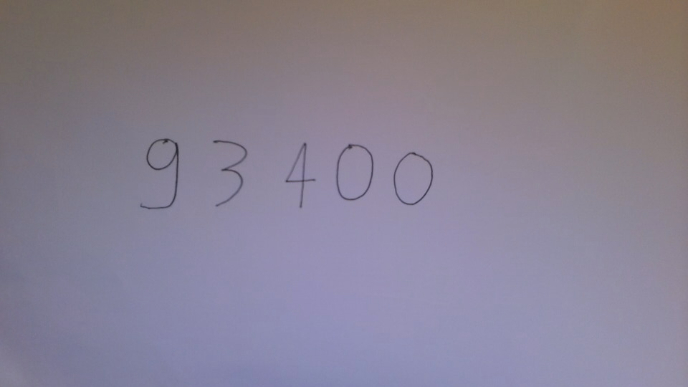
#> input picture code-postal.jpg, 688 x 387 px; its folder holds only this picture in this run
$ python -i preprocessing.py   (imports and definitions only)
#> lines starting #> are read from the running program, lines starting #| are printed output that depends on the picture; after the words box and inside, x2 and y2 are one past the last pixel; in counts of white or black regions, pixels touching at a corner belong together
from dataclasses import dataclass
from io import BytesIO

import cv2
import numpy as np
from PIL import Image, ImageOps, UnidentifiedImageError

MAX_FILE_SIZE_BYTES = 10 * 1024 * 1024
MAX_IMAGE_PIXELS = 25_000_000
MAX_PROCESSING_SIDE = 2_000
EXPECTED_DIGITS = 5


class ImageValidationError(ValueError):
    pass


class SegmentationError(ValueError):
    pass


@dataclass(frozen=True, slots=True)
class DigitSegment:
    image: np.ndarray
    bounding_box: tuple[int, int, int, int]


# [32 lines left out: function load_image, not called in this run]


def segment_postal_code(image_rgb: np.ndarray) -> tuple[DigitSegment, ...]:
    if image_rgb.ndim != 3 or image_rgb.shape[2] != 3:
        raise ImageValidationError("L'image doit être fournie au format RGB.")

    gray = cv2.cvtColor(image_rgb, cv2.COLOR_RGB2GRAY)
    blurred = cv2.GaussianBlur(gray, (5, 5), 0)

    # A phone photo rarely has a perfectly uniform white background. A global
    # Otsu threshold can therefore turn a shadow covering half the sheet into
    # one giant foreground region. Compare each pixel with its local
    # neighbourhood instead, so that only dark pen strokes remain foreground.
    shortest_side = min(gray.shape)
    block_size = min(101, max(31, shortest_side // 8))
    if block_size % 2 == 0:
        block_size += 1
    foreground = cv2.adaptiveThreshold(
        blurred,
        255,
        cv2.ADAPTIVE_THRESH_GAUSSIAN_C,
        cv2.THRESH_BINARY_INV,
        block_size,
        7,
    )
    foreground = _remove_small_components(foreground)

    points = cv2.findNonZero(foreground)
    if points is None:
        raise SegmentationError(
            "Aucune écriture n'a été détectée. Utilisez un fond uni et un stylo foncé."
        )

    x, y, width, height = cv2.boundingRect(points)
    if width < EXPECTED_DIGITS * 3 or height < 8:
        raise SegmentationError("La zone écrite détectée est trop petite.")

    horizontal_margin = max(2, width // 100)
    vertical_margin = max(2, height // 12)
    x0 = max(0, x - horizontal_margin)
    y0 = max(0, y - vertical_margin)
    x1 = min(foreground.shape[1], x + width + horizontal_margin)
    y1 = min(foreground.shape[0], y + height + vertical_margin)
    cropped = foreground[y0:y1, x0:x1]

    runs = _find_horizontal_runs(cropped)
    if len(runs) > EXPECTED_DIGITS:
        runs = _merge_fragmented_runs(runs, EXPECTED_DIGITS)
    if len(runs) < EXPECTED_DIGITS:
        runs = _split_wide_runs(cropped, runs, EXPECTED_DIGITS)

    if len(runs) != EXPECTED_DIGITS:
        raise SegmentationError(
            f"{len(runs)} zone(s) ont été détectées au lieu de 5. "
            "Espacez davantage les chiffres et reprenez la photo."
        )

    segments: list[DigitSegment] = []
    for start, end in sorted(runs):
        digit_mask = cropped[:, start:end]
        digit_points = cv2.findNonZero(digit_mask)
        if digit_points is None:
            raise SegmentationError("Une zone détectée ne contient aucun chiffre.")
        digit_x, digit_y, digit_width, digit_height = cv2.boundingRect(digit_points)
        if digit_height < max(5, int(height * 0.35)):
            raise SegmentationError(
                "Une zone ressemble à une tache plutôt qu'à un chiffre. Reprenez la photo."
            )
        isolated = digit_mask[
            digit_y : digit_y + digit_height, digit_x : digit_x + digit_width
        ]
        normalized = _normalize_mnist(isolated)
        segments.append(
            DigitSegment(
                image=normalized,
                bounding_box=(
                    x0 + start + digit_x,
                    y0 + digit_y,
                    digit_width,
                    digit_height,
                ),
            )
        )

    return tuple(segments)


# [17 lines left out: functions thicken_segments, stack_segment_images, not called in this run]


def _remove_small_components(binary: np.ndarray) -> np.ndarray:
    component_count, labels, stats, _ = cv2.connectedComponentsWithStats(
        binary, connectivity=8
    )
    image_area = binary.shape[0] * binary.shape[1]
    minimum_area = max(12, int(image_area * 0.00002))
    minimum_height = max(4, int(binary.shape[0] * 0.012))
    cleaned = np.zeros_like(binary)

    for label in range(1, component_count):
        _, _, width, height, area = stats[label]
        if area >= minimum_area and height >= minimum_height and width >= 1:
            cleaned[labels == label] = 255
    return cleaned


def _find_horizontal_runs(binary: np.ndarray) -> list[tuple[int, int]]:
    occupied = np.any(binary > 0, axis=0).astype(np.uint8)
    if not np.any(occupied):
        return []

    # Close tiny internal gaps caused by disconnected pen strokes while keeping
    # the visible spaces between separately written digits.
    close_width = max(2, binary.shape[1] // 250)
    kernel = np.ones(close_width, dtype=np.uint8)
    occupied = np.convolve(occupied, kernel, mode="same") > 0
    changes = np.diff(np.pad(occupied.astype(np.int8), (1, 1)))
    starts = np.flatnonzero(changes == 1)
    ends = np.flatnonzero(changes == -1)
    return [
        (int(start), int(end))
        for start, end in zip(starts, ends, strict=True)
        if end - start >= 2
    ]


# [38 lines left out: functions _merge_fragmented_runs, _split_wide_runs, not called in this run]


def _normalize_mnist(digit: np.ndarray) -> np.ndarray:
    height, width = digit.shape
    scale = min(20 / max(width, 1), 20 / max(height, 1))
    target_width = max(1, int(round(width * scale)))
    target_height = max(1, int(round(height * scale)))
    interpolation = cv2.INTER_AREA if scale < 1 else cv2.INTER_CUBIC
    resized = cv2.resize(
        digit, (target_width, target_height), interpolation=interpolation
    )
    canvas = np.zeros((28, 28), dtype=np.uint8)
    x = (28 - target_width) // 2
    y = (28 - target_height) // 2
    canvas[y : y + target_height, x : x + target_width] = resized

    moments = cv2.moments(canvas)
    if moments["m00"]:
        center_x = moments["m10"] / moments["m00"]
        center_y = moments["m01"] / moments["m00"]
        transform = np.asarray(
            [[1, 0, 13.5 - center_x], [0, 1, 13.5 - center_y]],
            dtype=np.float32,
        )
        canvas = cv2.warpAffine(canvas, transform, (28, 28), borderValue=0)
    return canvas

>>> import cv2
>>> picture = cv2.cvtColor(cv2.imread('../code-postal.jpg'), cv2.COLOR_BGR2RGB)
>>> result = segment_postal_code(picture)
#> in segment_postal_code, `gray = cv2.cvtColor(image_rgb, cv2.COLOR_RGB2GRAY)`:
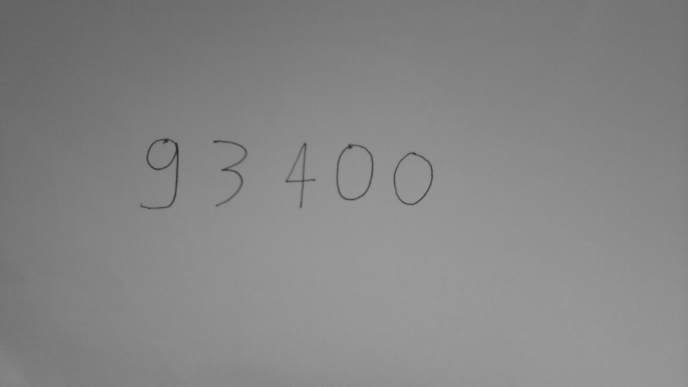
#> gray: shape (387, 688); min 40, max 156, mean 134
#> in segment_postal_code, `foreground = cv2.adaptiveThreshold( blurred, 255, cv2.ADAPTIVE_THRESH_..`:
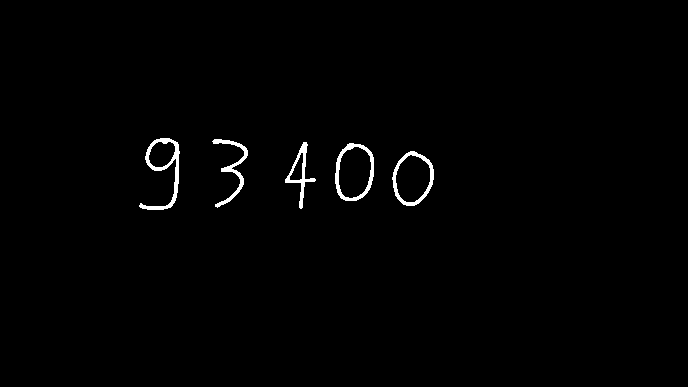
#> foreground: shape (387, 688); 1% white; 5 white regions, box (x1, y1, x2, y2) and area: (139, 138, 180, 210) 672, (335, 143, 374, 201) 555, (392, 151, 434, 206) 514, (212, 139, 248, 208) 483, (285, 142, 316, 209) 431
#> in _remove_small_components, `component_count, labels, stats, _ = cv2.connectedComponentsWithStats( ..`: labels: shape (387, 688) int32; 6 distinct labels, from 0 to 5
#> in _remove_small_components, `component_count, labels, stats, _ = cv2.connectedComponentsWithStats( ..`: component_count = 6; stats = [[0, 0, 688, 387, 263601], [139, 138, 41, 72, 672], [212, 139, 36, 69, 483], [285, 142, 31, 67, 431], [335, 143, 39, 58, 555], [392, 151, 42, 55, 514]]
#> the loop in _remove_small_components, `for label in range(1, component_count):` made 5 passes
#> (width, height, area) on passes 1 to 5: (41, 72, 672), (36, 69, 483), (31, 67, 431), (39, 58, 555), (42, 55, 514)
#> in segment_postal_code, `points = cv2.findNonZero(foreground)`: points = contour of 2655 points, box (x1, y1, x2, y2) (139, 138, 434, 210), area 8424
#> in segment_postal_code, `x, y, width, height = cv2.boundingRect(points)`: x = 139; y = 138; width = 295; height = 72
#> in segment_postal_code, `horizontal_margin = max(2, width // 100)`: horizontal_margin = 2
#> in segment_postal_code, `vertical_margin = max(2, height // 12)`: vertical_margin = 6
#> in segment_postal_code, `x0 = max(0, x - horizontal_margin)`: x0 = 137
#> in segment_postal_code, `y0 = max(0, y - vertical_margin)`: y0 = 132
#> in segment_postal_code, `x1 = min(foreground.shape[1], x + width + horizontal_margin)`: x1 = 436
#> in segment_postal_code, `y1 = min(foreground.shape[0], y + height + vertical_margin)`: y1 = 216
#> in segment_postal_code, `cropped = foreground[y0:y1, x0:x1]`:
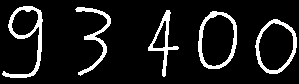
#> cropped: shape (84, 299); 10.6% white; 5 white regions, box (x1, y1, x2, y2) and area: (2, 6, 43, 78) 672, (198, 11, 237, 69) 555, (255, 19, 297, 74) 514, (75, 7, 111, 76) 483, (148, 10, 179, 77) 431
#> in _find_horizontal_runs, `occupied = np.any(binary > 0, axis=0).astype(np.uint8)`: occupied = 299 values, max 1 at index 2, min 0 at index 0, mean 0.632
#> in _find_horizontal_runs, `changes = np.diff(np.pad(occupied.astype(np.int8), (1, 1)))`: changes = 300 values, max 1 at index 2, min -1 at index 44, mean 0
#> in _find_horizontal_runs, `starts = np.flatnonzero(changes == 1)`: starts = [2, 75, 148, 198, 255]
#> in _find_horizontal_runs, `ends = np.flatnonzero(changes == -1)`: ends = [44, 112, 180, 238, 298]
#> in segment_postal_code, `runs = _find_horizontal_runs(cropped)`: runs = [(2, 44), (75, 112), (148, 180), (198, 238), (255, 298)]
#> the loop in segment_postal_code, `for start, end in sorted(runs):` made 5 passes
#> (start, end, digit_y, digit_width, digit_height, height in _normalize_mnist, width in _normalize_mnist, scale in _normalize_mnist) on passes 1 to 5: (2, 44, 6, 41, 72, 72, 41, 0.278), (75, 112, 7, 36, 69, 69, 36, 0.29), (148, 180, 10, 31, 67, 67, 31, 0.299), (198, 238, 11, 39, 58, 58, 39, 0.345), (255, 298, 19, 42, 55, 55, 42, 0.364)
#> pass 1, in segment_postal_code, `isolated = digit_mask[ digit_y : digit_y + digit_height, digit_x : dig..`:
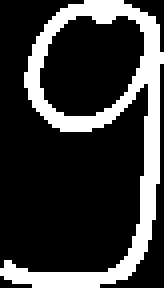
#> isolated: shape (72, 41) (shown 4 times larger); 22.8% white; 1 white region, box (x1, y1, x2, y2) and area: (0, 0, 41, 72) 672
#> after the loop in segment_postal_code, `for start, end in sorted(runs):`:
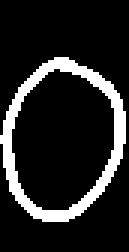
#> digit_mask: shape (84, 43) (shown 3 times larger); 14.2% white; 1 white region, box (x1, y1, x2, y2) and area: (0, 19, 42, 74) 514
#> after the loop in segment_postal_code, `for start, end in sorted(runs):`:
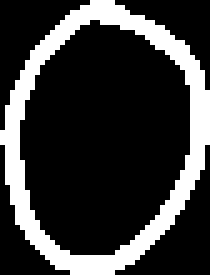
#> isolated: shape (55, 42) (shown 5 times larger); 22.3% white; 1 white region, box (x1, y1, x2, y2) and area: (0, 0, 42, 55) 514
#> after the loop in segment_postal_code, `for start, end in sorted(runs):`:
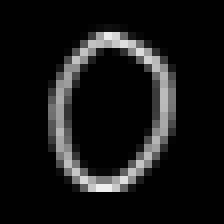
#> normalized: shape (28, 28) (shown 8 times larger); min 0, max 239, mean 21.7
#> after the loop in segment_postal_code, `for start, end in sorted(runs):`: segments = 5 items
#> result = 5 items
